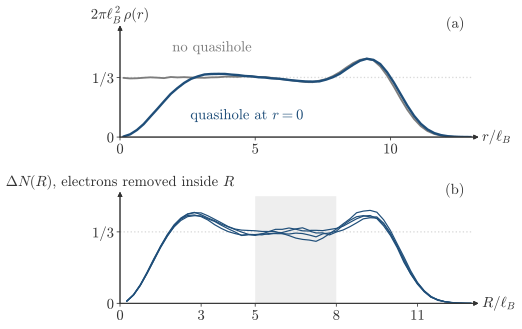

Reproduce this figure in Python.
"""Session 4, section 4.17, the dimple of a quasihole at the origin of the Laughlin state with m = 3 and N = 20 electrons.

The density comes from the Metropolis sampling of _g4_laughlin_mc.py, with and without the factor prod_i z_i of (4.14) for
w = 0, in four runs of different seeds (1 to 4 without the quasihole, 51 to 54 with it). Panel (a) is 2 pi l_B^2 times
the density, the mean of the four runs. Panel (b) is the number of electrons that the quasihole removes from the disc of
radius R around the origin, Delta N(R) = N(R) without minus N(R) with the quasihole, one curve per pair of runs. The numbers
of the caption are asserted below. numpy, since pyqula has no many-body state of the continuum. The four pairs take about
40 s."""
import os, sys
sys.path.insert(0, os.path.join(os.path.dirname(os.path.abspath(__file__)), '..'))
sys.path.insert(0, os.path.dirname(os.path.abspath(__file__)))
import numpy as np
import matplotlib.pyplot as plt
import style
import _g4_laughlin_mc as mc
plt.rcParams.update({'font.size': 11})          # labels a size up from style.py, so that they stay readable on a phone

N, M, SEEDS = 20, 3, (1, 2, 3, 4)
R = mc.RADII
runs = []
for s in SEEDS:
    rc, f0, n0 = mc.metropolis(N, M, [], s)
    _, f1, n1 = mc.metropolis(N, M, [0j], s + 50)
    runs.append((f0, f1, n0 - n1, n0, n1))
f0 = np.mean([u[0] for u in runs], 0)
f1 = np.mean([u[1] for u in runs], 0)

win = (R >= 5) & (R <= 8)
far = np.array([u[2][win].mean() for u in runs])
near = np.array([u[2][R <= 4].max() for u in runs])
at = np.array([R[R <= 4][np.argmax(u[2][R <= 4])] for u in runs])
edge = np.array([u[2][(R >= 8.5) & (R <= 10)].max() for u in runs])
edge_at = np.array([R[(R >= 8.5) & (R <= 10)][np.argmax(u[2][(R >= 8.5) & (R <= 10)])] for u in runs])
# where the density drops below half of 1/3, beyond 8 l_B, without and with the quasihole
out0 = np.array([rc[(rc > 8) & (u[0] < 1 / 6)][0] for u in runs])
out1 = np.array([rc[(rc > 8) & (u[1] < 1 / 6)][0] for u in runs])
# the electrons beyond 8 l_B without the quasihole, against a uniform 1/3 out to the last orbital 3(N-1), sqrt(2*58) l_B
beyond = np.array([N - u[3][R == 8][0] for u in runs])
sel = (rc > 4) & (rc < 7)
print('removed for 5 <= R <= 8, mean of each run', np.round(far, 3))
print('largest removed inside R = 4', np.round(near, 3), 'at R =', at, ', near the edge', np.round(edge, 3), 'at R =', edge_at)
print('density drops below 1/6 at', out0, 'without and', out1, 'with the quasihole')
print('electrons beyond 8 l_B', np.round(beyond, 3), 'against', round((3 * (N - 1) + 1 - 32) / 3, 3), 'for a uniform 1/3')
print('mean of four with the quasihole for 4 < r < 7', round(f1[sel].mean(), 4), 'without', round(f0[sel].mean(), 4))
for u in runs:
    assert abs(u[0][rc < 5].mean() - 1 / 3) < 0.01                  # the Laughlin state is flat at 1/3
    assert u[3][-1] > 19.99 and u[4][-1] > 19.99                    # the disc of radius 13 holds the 20 electrons
    assert abs(u[2][-1]) < 0.005                                    # so nothing is removed from it
assert round(far.min(), 2) == 0.32 and round(far.max(), 2) == 0.34    # "0.32 to 0.34" of the caption
assert np.all((near > 0.40) & (near < 0.43)) and np.all((at >= 2.5) & (at <= 3.0))   # "about 0.4 at about 3 l_B"
assert np.all((edge > 0.39) & (edge < 0.45)) and np.all((edge_at >= 8.75) & (edge_at <= 9.5))   # "rises again to about 0.4 near R = 9"
assert np.all(out1 > out0)                                          # the quasihole pushes the edge of the droplet outward
assert np.all(beyond > (3 * (N - 1) + 1 - 32) / 3 + 0.5)            # page 16, the solution: the extra charge of 20/58 is at the edge
assert all(u[0][rc > 8].max() > 1.25 / 3 for u in runs)              # where the density has a bump above 1/3
assert f1[0] < 0.01                                                 # the density vanishes at the quasihole
assert abs(f1[sel].mean() - 1 / 3) < 0.01 and np.abs(f1 - f0)[sel].mean() < 0.005   # "a few l_B away it is back at 1/3"
assert abs(np.sqrt(6 * N) - 11) < 0.05                              # the edge of the droplet, sqrt(6N) = 11 l_B

fig, (ax, bx) = style.figure(height_cm=9.4, width_cm=12, nrows=2)
fig.subplots_adjust(hspace=0.55)
ax.plot(rc, f0, color=style.MUTED, lw=1.4)
ax.plot(rc, f1, color=style.ACCENT)
style.guide(ax, y=1 / 3, ls=':')
ax.set_xlim(0, 13); ax.set_ylim(0, 0.6)
style.arrows(ax, xlabel=r'$r/\ell_B$', ylabel=r'$2\pi\ell_B^2\,\rho(r)$')
style.label(ax, 3.4, 0.5, 'no quasihole', color=style.MUTED, fontsize=11)
style.label(ax, 2.6, 0.12, 'quasihole at $r=0$', color=style.ACCENT, fontsize=11, ha='left')
ax.text(0.98, 1.02, '(a)', transform=ax.transAxes, fontsize=11, ha='right')

bx.axvspan(5, 8, color=style.GRID, alpha=0.45, lw=0, zorder=0)
for u in runs:
    bx.plot(R, u[2], color=style.ACCENT, lw=0.9)
style.guide(bx, y=1 / 3, ls=':')
bx.set_xlim(0, 13); bx.set_ylim(0, 0.5)
style.arrows(bx, xlabel=r'$R/\ell_B$', ylabel=r'$\Delta N(R)$, electrons removed inside $R$')
bx.text(0.98, 1.02, '(b)', transform=bx.transAxes, fontsize=11, ha='right')

for a in (ax, bx):
    a.set_yticks([0, 1 / 3]); a.set_yticklabels(['0', r'$1/3$'], fontsize=11)
    a.tick_params(length=2.5, width=0.6, pad=2)
ax.set_xticks([0, 5, 10]); ax.set_xticklabels(['0', '5', '10'], fontsize=11)
bx.set_xticks([0, 3, 5, 8, 11]); bx.set_xticklabels(['0', '3', '5', '8', '11'], fontsize=11)
style.save(fig, __file__)
